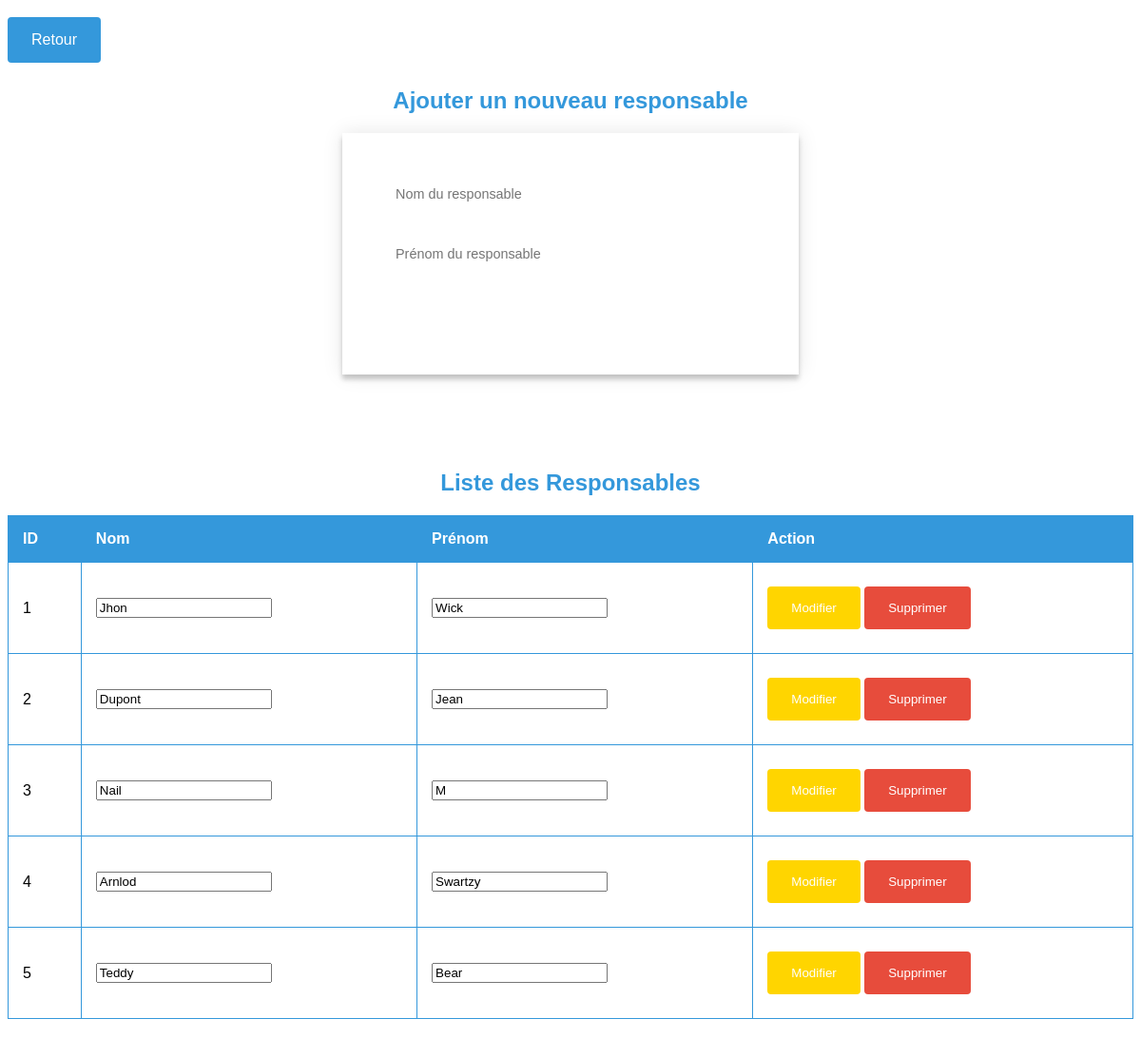
Page /Gestion/Utilisateurs/gestion_responsables.php on the committed database.
### tables this page shows
CREATE TABLE `responsable` (
  `num_resp` int(11) NOT NULL AUTO_INCREMENT,
  `nom_resp` varchar(100) DEFAULT NULL,
  `prenom_resp` varchar(100) DEFAULT NULL,
  PRIMARY KEY (`num_resp`)
);

### Gestion/Utilisateurs/gestion_responsables.php (the view, shortened to what this page needs)
<!DOCTYPE html>
<html lang="fr">
<head>
    <link rel="stylesheet" href="../../assets/css/style.css">
</head>
<body>
    <a href="../../dashboard.php" class="button">Retour</a>
    <h1 class="Title">Ajouter un nouveau responsable</h1>
    <div class="form">
        <form method="POST" action="">
            <input type="text" name="nom_resp" placeholder="Nom du responsable" required><br>
            <input type="text" name="prenom_resp" placeholder="Prénom du responsable" required><br>
            <button type="submit" name="ajouter">Ajouter</button>
        </form>
    </div>
    <h1 class="Title">Liste des Responsables</h1>
    <?php
    $responsablesQuery = "SELECT * FROM responsable";
    $responsablesResult = mysqli_query($conn, $responsablesQuery);
    if (mysqli_num_rows($responsablesResult) > 0) {
        echo "<table border='1'>";
        echo "<tr><th>ID</th><th>Nom</th><th>Prénom</th><th>Action</th></tr>";
        while ($responsable = mysqli_fetch_assoc($responsablesResult)) {
            echo "<form method='POST' action=''>";
            echo "<tr>";
            echo "<td>{$responsable['num_resp']}</td>";
            echo "<td><input type='text' name='nom_resp' value='{$responsable['nom_resp']}' required></td>";
            echo "<td><input type='text' name='prenom_resp' value='{$responsable['prenom_resp']}' required></td>";
            echo "<td><input type='hidden' name='num_resp' value='{$responsable['num_resp']}'>";
            echo "<button class=\"bt2\" type=\"submit\" name=\"modifier\">Modifier</button> ";
            echo "<button class=\"bt3\" type=\"submit\" name=\"supprimer\">Supprimer</button></td>";
            echo "</tr>";
            echo "</form>";
        }
        echo "</table>";
    } else {
        echo "<div class='err_message'> Aucun responsable trouvé.</div>";
    }
    ?>
</body>
</html>

### assets/css/style.css (style rules this page uses)
body { font-family: "Poppins", sans-serif; background-color: var(--first-color); }
h1.Title { text-align: center; margin-bottom: 20px; color: #3498db; font-size: 24px; }
table { width: 100%; border-collapse: collapse; margin-bottom: 20px; }
table, th, td { border: 1px solid #3498db; }
th, td { padding: 15px; text-align: left; }
th { background-color: #3498db; color: #ffffff; }
.button_edit, a.button, a.button2, a.button3, button.bt, button.bt2, button.bt3 { display: inline-block; padding: 15px 25px; margin: 10px 0; color: #ffffff; text-decoration: none; border-radius: 4px; border: none; cursor: pointer; transition: background-color 0.5s ease; }
.button_edit, a.button, button.bt { background-color: #3498db; }
a.button2, button.bt2 { background-color: #ffd500; }
a.button3, button.bt3 { background-color: #e74c3c; }
.form { position: relative; z-index: 1; background: #ffffff; max-width: 400px; margin: 0 auto 100px; padding: 40px; text-align: center; box-shadow: 0 0 20px 0 rgba(0, 0, 0, 0.1), 0 5px 5px 0 rgba(0, 0, 0, 0.2); }
.form input { outline: 0; background: var(--input-bgcolor); width: 100%; border: 0; margin: 0 0 15px; padding: 1rem; font-size: 0.9rem; }
.form button { text-transform: uppercase; outline: 0; background: var(--fourth-color); width: 100%; border: 0; padding: 15px; color: #ffffff; font-size: 1rem; -webkit-transition: all 0.3s ease; transition: all 0.3s ease; cursor: pointer; }

### rows in the picture
responsable: num_resp "1", nom_resp "Jhon", prenom_resp "Wick"
responsable: num_resp "2", nom_resp "Dupont", prenom_resp "Jean"
responsable: num_resp "3", nom_resp "Nail"
responsable: num_resp "4", nom_resp "Arnlod", prenom_resp "Swartzy"
responsable: num_resp "5", nom_resp "Teddy", prenom_resp "Bear"
